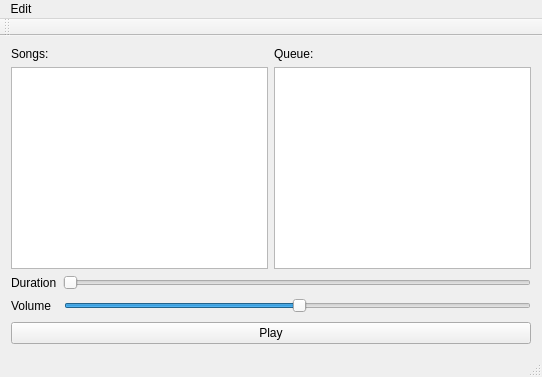
<?xml version="1.0" encoding="UTF-8"?>
<ui version="4.0">
 <class>Player</class>
 <widget class="QMainWindow" name="Player">
  <property name="geometry">
   <rect>
    <x>0</x>
    <y>0</y>
    <width>542</width>
    <height>377</height>
   </rect>
  </property>
  <property name="windowTitle">
   <string>Player</string>
  </property>
  <widget class="QWidget" name="centralWidget">
   <layout class="QVBoxLayout" name="verticalLayout_4">
    <item>
     <layout class="QHBoxLayout" name="horizontalLayout_3">
      <item>
       <layout class="QVBoxLayout" name="verticalLayout_2">
        <item>
         <widget class="QLabel" name="label_3">
          <property name="text">
           <string>Songs:</string>
          </property>
          <property name="buddy">
           <cstring>songList</cstring>
          </property>
         </widget>
        </item>
        <item>
         <widget class="QListWidget" name="songList"/>
        </item>
       </layout>
      </item>
      <item>
       <layout class="QVBoxLayout" name="verticalLayout_3">
        <item>
         <widget class="QLabel" name="label_4">
          <property name="text">
           <string>Queue:</string>
          </property>
          <property name="buddy">
           <cstring>listWidget_2</cstring>
          </property>
         </widget>
        </item>
        <item>
         <widget class="QListWidget" name="listWidget_2"/>
        </item>
       </layout>
      </item>
     </layout>
    </item>
    <item>
     <layout class="QVBoxLayout" name="verticalLayout">
      <item>
       <layout class="QHBoxLayout" name="horizontalLayout">
        <item>
         <widget class="QLabel" name="label">
          <property name="text">
           <string>Duration</string>
          </property>
          <property name="buddy">
           <cstring>durationSlider</cstring>
          </property>
         </widget>
        </item>
        <item>
         <widget class="QSlider" name="durationSlider">
          <property name="orientation">
           <enum>Qt::Horizontal</enum>
          </property>
         </widget>
        </item>
       </layout>
      </item>
      <item>
       <layout class="QHBoxLayout" name="horizontalLayout_2">
        <item>
         <widget class="QLabel" name="label_2">
          <property name="text">
           <string>Volume</string>
          </property>
          <property name="buddy">
           <cstring>volumeSlider</cstring>
          </property>
         </widget>
        </item>
        <item>
         <spacer name="horizontalSpacer">
          <property name="orientation">
           <enum>Qt::Horizontal</enum>
          </property>
          <property name="sizeType">
           <enum>QSizePolicy::Minimum</enum>
          </property>
          <property name="sizeHint" stdset="0">
           <size>
            <width>7</width>
            <height>20</height>
           </size>
          </property>
         </spacer>
        </item>
        <item>
         <widget class="QSlider" name="volumeSlider">
          <property name="sliderPosition">
           <number>50</number>
          </property>
          <property name="orientation">
           <enum>Qt::Horizontal</enum>
          </property>
         </widget>
        </item>
       </layout>
      </item>
      <item>
       <widget class="QPushButton" name="playButton">
        <property name="text">
         <string>Play</string>
        </property>
       </widget>
      </item>
     </layout>
    </item>
   </layout>
  </widget>
  <widget class="QMenuBar" name="menuBar">
   <property name="geometry">
    <rect>
     <x>0</x>
     <y>0</y>
     <width>542</width>
     <height>21</height>
    </rect>
   </property>
   <widget class="QMenu" name="menuFile">
    <property name="title">
     <string>Edit</string>
    </property>
    <addaction name="actionChoose_music_directory"/>
   </widget>
   <addaction name="menuFile"/>
  </widget>
  <widget class="QToolBar" name="mainToolBar">
   <attribute name="toolBarArea">
    <enum>TopToolBarArea</enum>
   </attribute>
   <attribute name="toolBarBreak">
    <bool>false</bool>
   </attribute>
  </widget>
  <widget class="QStatusBar" name="statusBar"/>
  <action name="actionChoose_music_directory">
   <property name="icon">
    <iconset resource="resources.qrc">
     <normaloff>:/icons/directory.png</normaloff>:/icons/directory.png</iconset>
   </property>
   <property name="text">
    <string>Import library</string>
   </property>
  </action>
 </widget>
 <layoutdefault spacing="6" margin="11"/>
 <resources>
  <include location="resources.qrc"/>
 </resources>
 <connections/>
</ui>
